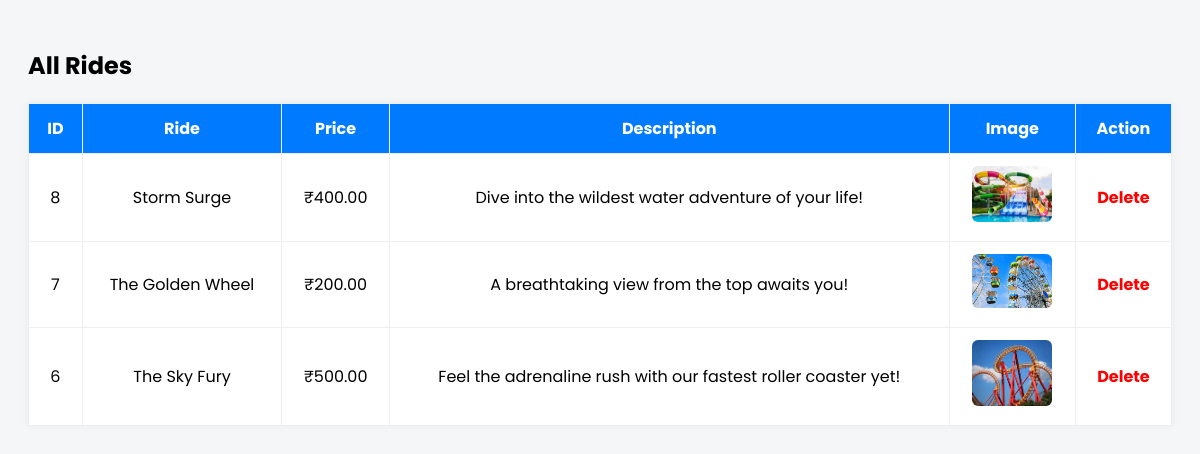
The page /view_rides_admin.php (signed in) on the database as committed earlier.
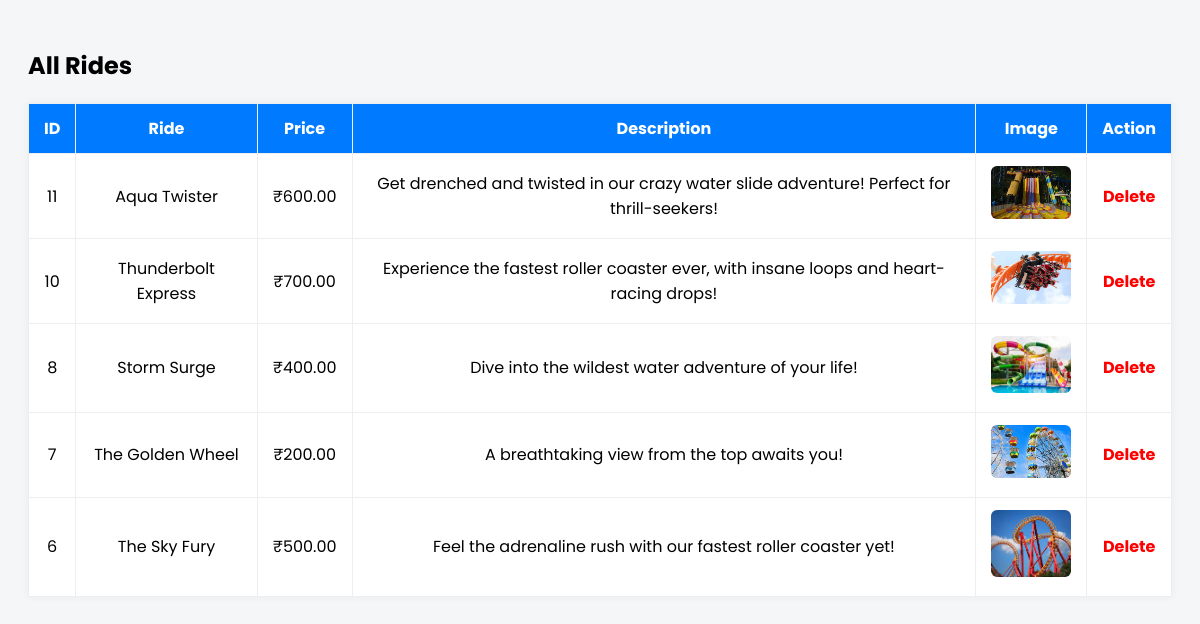
The same page on the database as committed later.
### tables this page shows
CREATE TABLE `rides` (
  `id` int(11) NOT NULL,
  `name` varchar(255) NOT NULL,
  `price` decimal(10,2) NOT NULL,
  `description` text NOT NULL,
  `image` varchar(255) NOT NULL
);

### view_rides_admin.php (the view, shortened to what this page needs)
<?php
require 'config.php';
$rides = $conn->query("SELECT * FROM rides ORDER BY id DESC")->fetchAll(PDO::FETCH_ASSOC);
?>
<!DOCTYPE html>
<html>
<head>
</head>
<body>
<h2>All Rides</h2>
<table>
  <tr>
    <th>ID</th>
    <th>Ride</th>
    <th>Price</th>
    <th>Description</th>
    <th>Image</th>
    <th>Action</th>
  </tr>
  <?php foreach ($rides as $ride): ?>
  <tr>
    <td><?= $ride['id'] ?></td>
    <td><?= $ride['name'] ?></td>
    <td>₹<?= $ride['price'] ?></td>
    <td><?= $ride['description'] ?></td>
    <td><img src="images/rides/<?= $ride['image'] ?>" alt="<?= $ride['name'] ?>"></td>
     <td>
      <a class="delete-btn" href="delete_ride.php?id=<?= $ride['id'] ?>" onclick="return confirm('Are you sure you want to delete this ride?')">Delete</a>
    </td>
  </tr>
  <?php endforeach; ?>
</table>
</body>
</html>

Rows that differ between the two databases and show on the page:
added rides: id "11", name "Aqua Twister", price "600.00", description "Get drenched and twisted in our crazy water slide adventure! Perfect for thrill-seekers!", image (picture)
added rides: id "10", name "Thunderbolt Express", price "700.00", description "Experience the fastest roller coaster ever, with insane loops and heart-racing drops!", image (picture)
